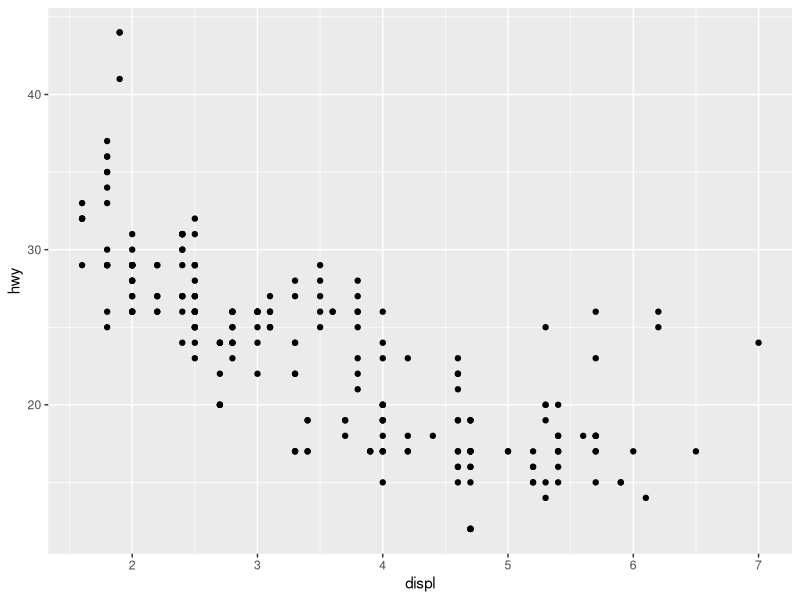
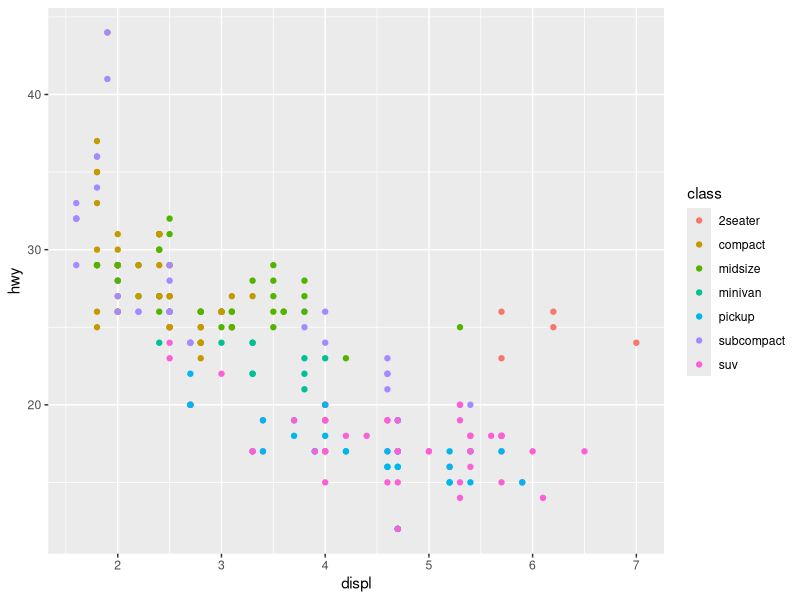
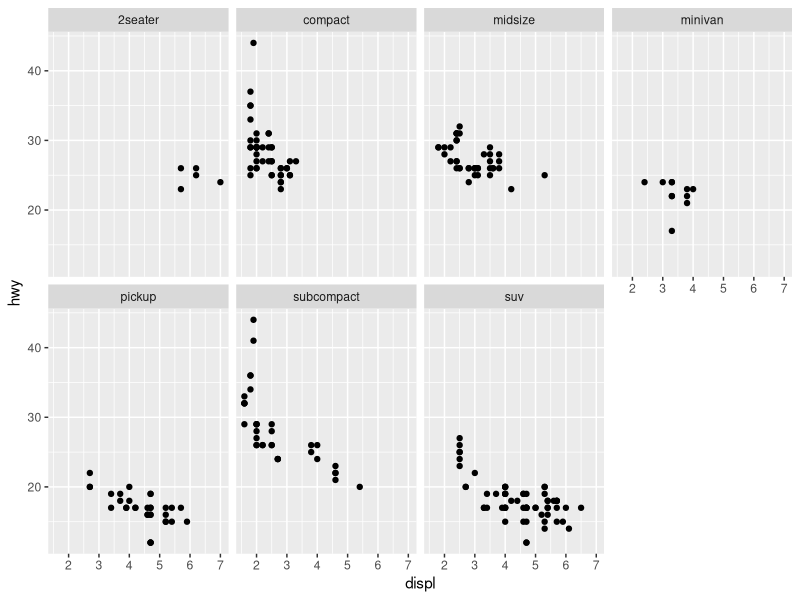
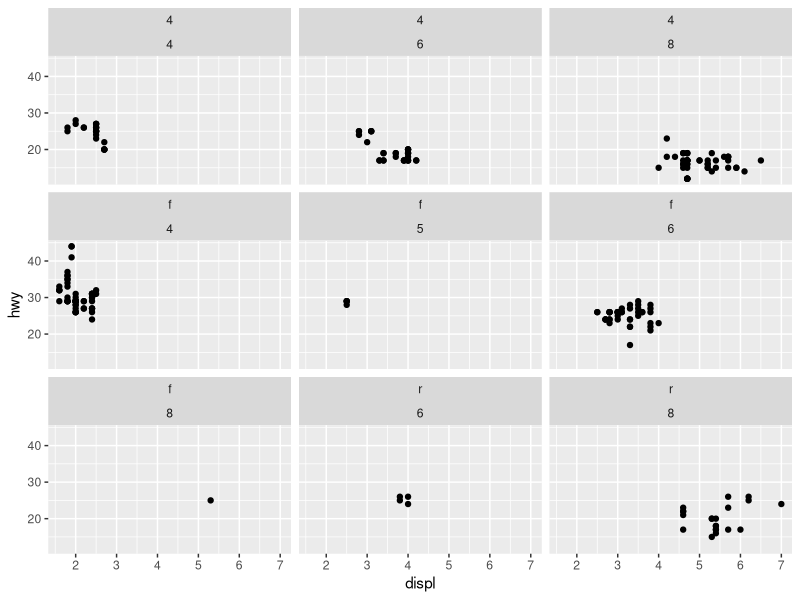
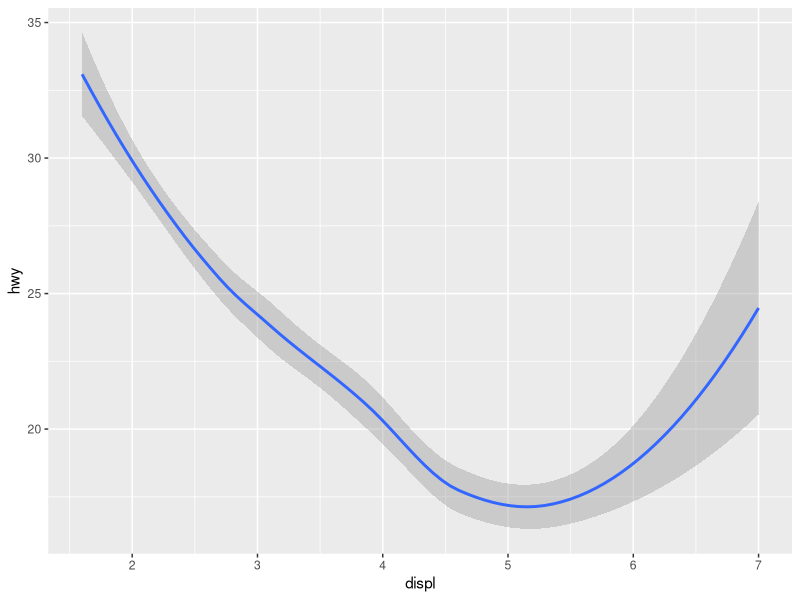

Reproduce these figures in R, in order.
# import packages
library(tidyverse)

# data
mpg

# ggplot- scatter plot
ggplot(data = mpg)+geom_point(mapping = aes(x = displ,y = hwy))
# ?mpg - help dataset
# add aesthetic mapping
ggplot(data = mpg)+geom_point(mapping = aes(x = displ,y = hwy,color = class))
# alpha:transparency/shape:shape
# facets - one variable
ggplot(data = mpg)+geom_point(mapping = aes(x = displ,y = hwy))+facet_wrap(~class,nrow = 2) #equal to c('class')
# facets-two vars
ggplot(data = mpg)+geom_point(mapping = aes(x = displ,y = hwy))+facet_wrap(drv~cyl) # equal to c('drv','cyl')
# !!!vars(c('drv','cyl')) create 2 panels seperately!!!

# change to geom_smooth
ggplot(data = mpg)+geom_smooth(mapping = aes(x = displ,y = hwy))